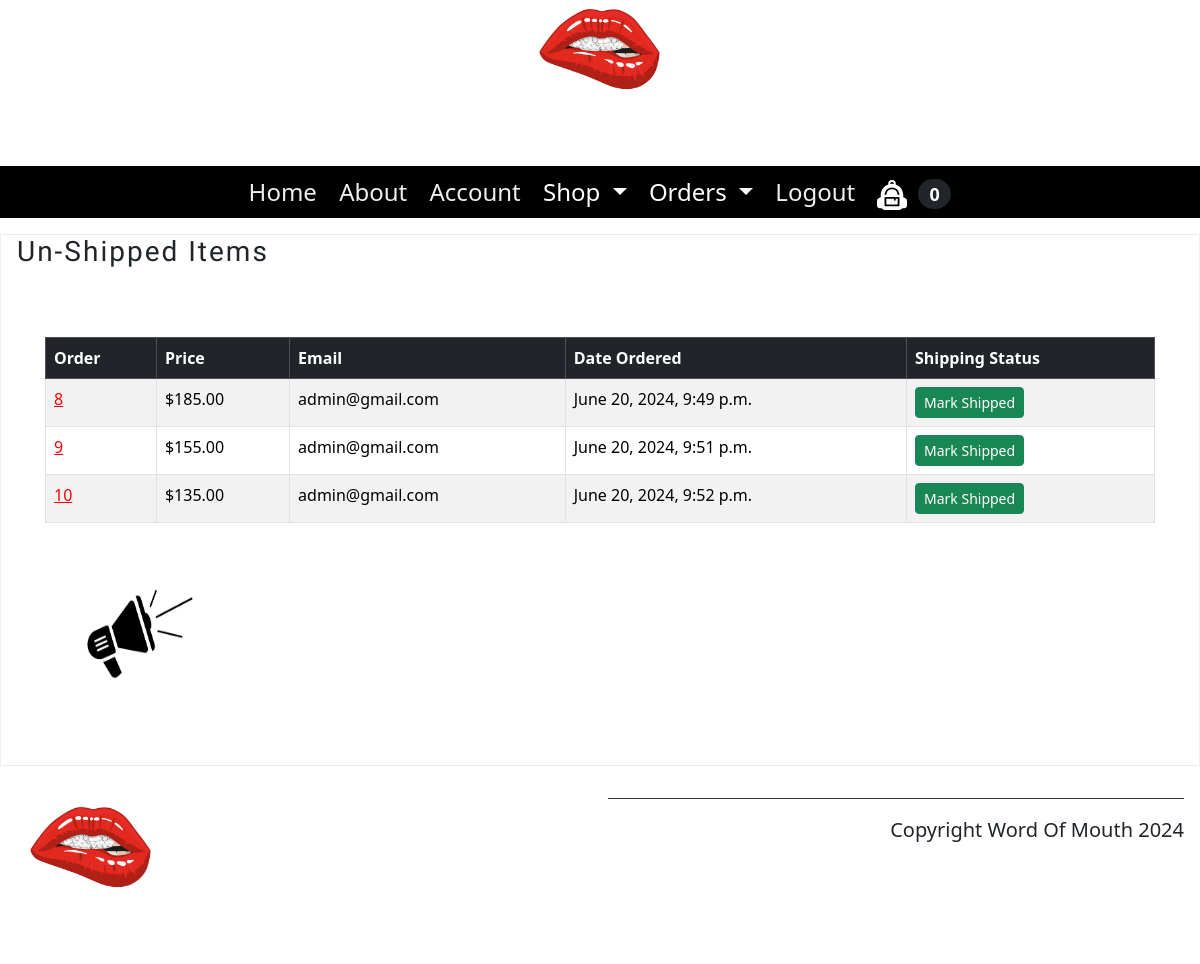
The app's page /payment/not_shipped_items/ (signed in), older data.
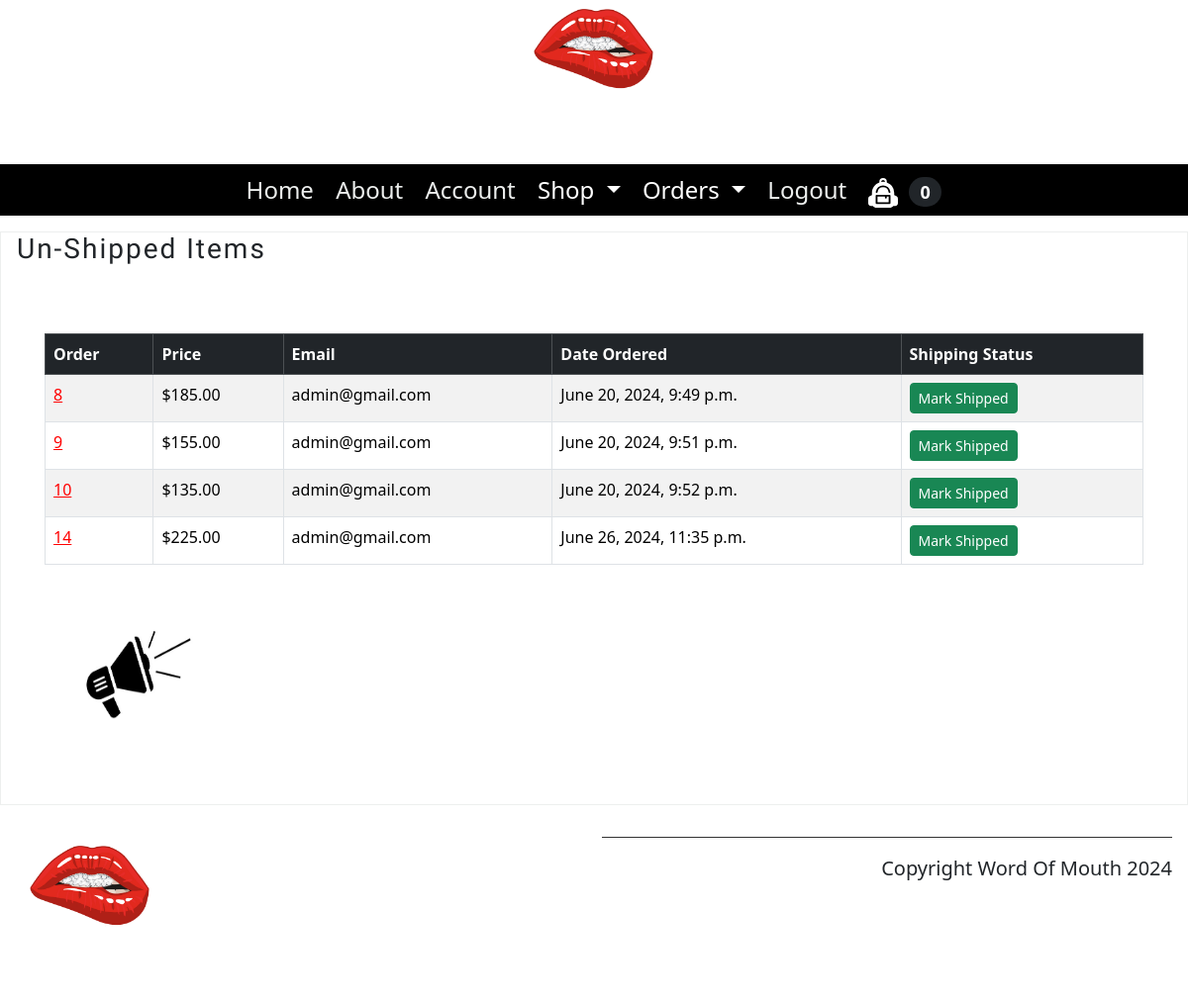
The same page, newer data.
### payment/models.py (models this page shows, shortened)
class Order(models.Model):
    user = models.ForeignKey(User, on_delete=models.CASCADE, null=True, blank=True)
    full_name = models.CharField(max_length=255)
    email = models.EmailField(max_length=255)
    shipping_address = models.TextField(max_length=1500)
    amount_paid = models.DecimalField(max_digits=10, decimal_places=2)
    date_order = models.DateTimeField(auto_now_add=True)
    shipped = models.BooleanField(default=False)
    date_shipped = models.DateTimeField(blank=True, null=True)

### payment/views.py (the view, shortened to what this page needs)
# urls.py: path('not_shipped_items/', views.not_shipped_items, name="not_shipped_items"),
def not_shipped_items(request):
    if request.user.is_authenticated and request.user.is_superuser:
        orders = Order.objects.filter(shipped=False)
        return render(request, "not_shipped_items.html", {'orders': orders})
    else:
        messages.success(request, "Access Denied")
        return redirect('products:home')

### cart/cart.py (called while the page is built)
    def __len__(self):
        return len(self.cart)

### cart/context_processors.py (called while the page is built)
def cart(request):
    return {'cart':Cart(request)}

### templates/not_shipped_items.html (shortened to what this page needs)
{% extends 'base.html' %} {% load static %} {% block content %}
<section>
  <article>
    <h3>Un-Shipped Items</h3>
    <div class="row">
      <div class="column">
      </div>
      <table class="table table-striped table-hover table-bordered">
        <thead class="table-dark">
          <tr>
            <th scope="col">Order</th>
            <th scope="col">Price</th>
            <th scope="col">Email</th>
            <th scope="col">Date Ordered</th>
            <th scope="col">Shipping Status</th>
          </tr>
        </thead>
        <tbody>
            {% for item in orders%}
          <tr>
            <td><a style="color: red;" href="{% url 'payment:orders' item.id %}">{{ item.id }}</a></td>
            <td>${{ item.amount_paid }}</td>
            <td>{{ item.email }}</td>
            <td>{{ item.date_order }}</td>
            <td>
              <form method="POST">
                <button type="submit" class="btn btn-success btn-sm">Mark Shipped</button>
              </form>
            </td>
          </tr>
            {% endfor %}
        </tbody>
      </table>
      <div class="column">
        <figure class="figure">
          <img
            src="{% static 'img/speakerphone.jpeg' %}"
            alt="Speakerphone"
          />
        </figure>
      </div>
    </div>
  </article>
</section>
{% endblock %}

### templates/base.html (shortened to what this page needs)
{% load static %}
<!DOCTYPE html>
<html lang="en">
  <head>
    <link
      rel="preload"
      as="style"
      href="{% static 'css/style.css' %}"
      onload="this.rel = 'stylesheet'"
    />
    <link href="https://cdn.jsdelivr.net/npm/bootstrap@5.3.3/dist/css/bootstrap.min.css" rel="stylesheet">
  </head>
  <body>
    {% include 'partials/header.html' %}
    <main>{% block content %} {% endblock %}</main>
    {% include 'partials/footer.html' %}
  </body>
</html>

### templates/partials/header.html (shortened to what this page needs)
{% load static %}
<header>
  <a href="{% url 'products:home' %}"><img src="{% static 'img/WOM.png' %}" width="100" height="100"/></a>
</header>
<nav class="text-white">
  <ul>
    <li><a href="{% url 'products:home' %}">Home</a></li>
    <li><a href="{% url 'products:about' %}">About</a></li>
    <li><a href="{% url 'account:account' %}">Account</a></li>
    <li class="nav-item dropdown">
      <a class="nav-link dropdown-toggle" href="#" role="button" data-bs-toggle="dropdown" aria-expanded="false">
        Shop
      </a>
    </li>
    {% if user.is_authenticated %}
    {% if user.is_superuser %}
    <li class="nav-item dropdown">
      <a class="nav-link dropdown-toggle" href="#" role="button" data-bs-toggle="dropdown" aria-expanded="false">
        Orders
      </a>
    </li>
    {% endif %}
    <li><a href="{% url 'account:logout' %}">Logout</a></li>
    {% else %}
    <li><a href="{% url 'account:login' %}">Login</a></li>
    {% endif %}
    <li><a href="{% url 'cart:cart_summary' %}"><img width="1px" src="{% static 'img/backpack2.svg' %}" height="5px">
    <span class="badge bg-dark text-white ms-1 rounded-pill" id="cart_quantity">{{ cart|length }}</span></a></li>
  </ul>
</nav>

### templates/partials/footer.html
{% load static %}
<footer>
  <article>
    <img src="{% static 'img/WOM.png' %}" width="20" height="20" />
  </article>
  <article>
    <p>Copyright Word Of Mouth 2024</p>
  </article>
</footer>

### products/static/css/style.css (style rules this page uses)
body { font-family: 'Karla', sans-serif; margin-top: 3rem; margin-bottom: 3rem; margin-left: 5%; margin-right: 5%; }
h1, h2, h3, h4, h5, h6 { font-family: 'Markazi Text', serif; letter-spacing: 2px;; }
p, ul { font-size: 1.25rem;; }
a { color: #e22626; text-decoration: none; }
header img { display: block; margin-left: auto; margin-right: auto; max-width: 100%; height: auto; }
nav { background-color: black; margin-top: 1rem; margin-bottom: 1rem; margin-bottom: 0px; }
nav ul { list-style: none; font-size: 1.5rem; text-align: center; padding-inline-start: 0rem; margin-bottom: 0px; }
nav ul li { display: inline-block; margin: 0.5rem; }
nav ul a { color: #EDEFEE; text-decoration: none; }
section { display: flex; gap: 2rem 1rem; margin-top: 1rem; margin-bottom: 1rem; flex-direction: row; }
article { flex:1; }
article img { max-width: 100%; }
main article { border: 1px solid #EDEFEE; padding-left: 1rem; padding-right: 1rem; }
figure { margin: 0; }
footer { background-color:white; padding: 1rem; display: flex; gap: 2rem 1rem; }
footer img { max-width: 50%; }
footer p { border-top: #333333; border-style: solid; border-width: 0.1rem; border-bottom: none; border-left: none; border-right: none; text-align: right; padding-top: 1rem;; }
img { width: 150px; height: 150px; }
div { padding-top: 20px; padding-right: 40px; padding-bottom: 20px; padding-left: 40px; }
.row { --bs-gutter-x: 1.5rem; --bs-gutter-y: 0; display: flex; flex-wrap: wrap; margin-top: calc(-1* var(--bs-gutter-y)); margin-right: calc(-.5* var(--bs-gutter-x)); margin-left: calc(-.5* var(--bs-gutter-x)); }
nav ul a img { width: 30px; height: 30px; }

Row changes from the older to the newer data that the page shows:
added Order: id "14", amount_paid "225.00", email "admin@gmail.com", date_order "June 26, 2024, 11:35 p.m."
